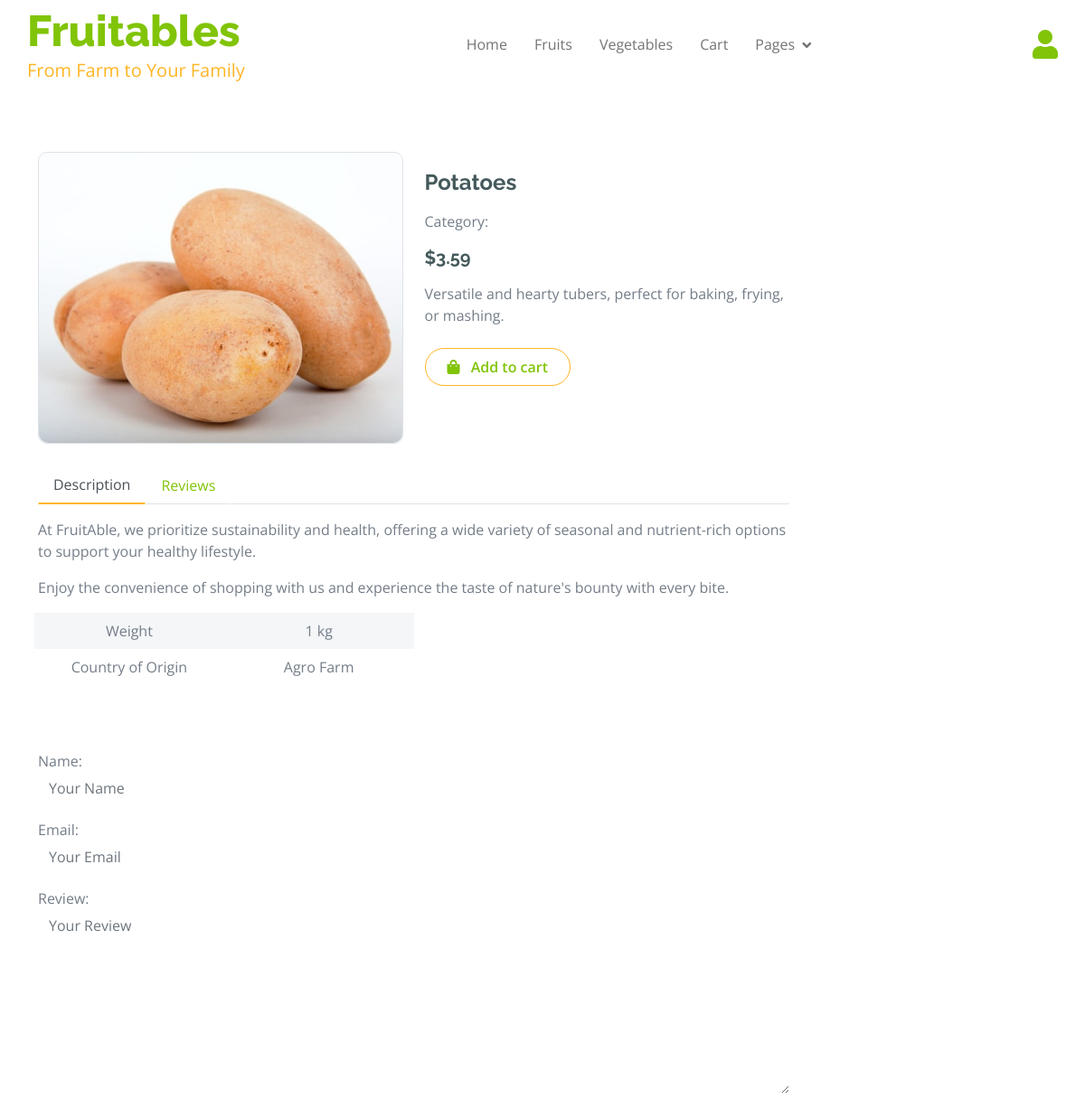
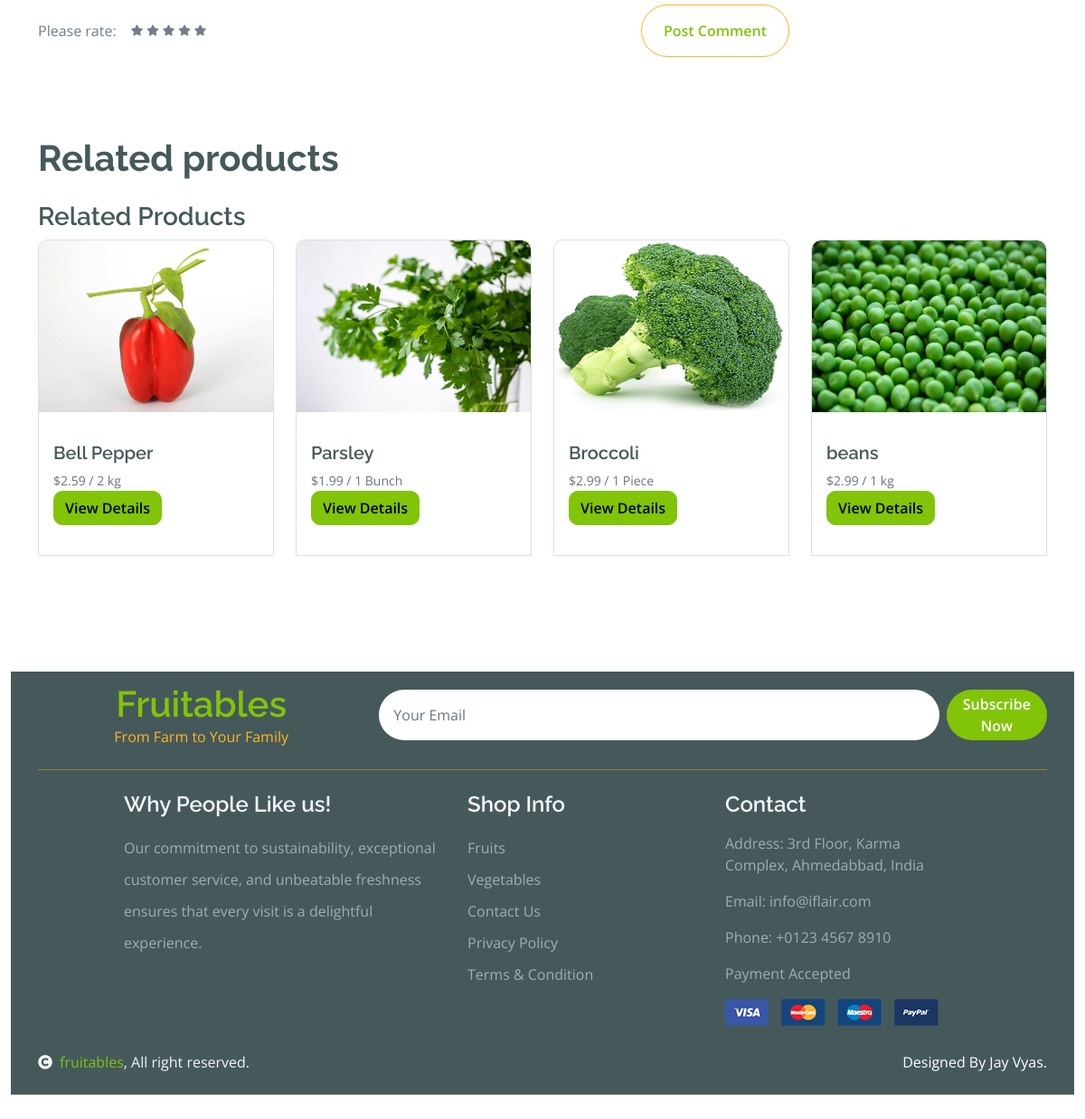
Page /product/9 on the committed database (2 pictures, top to bottom).
### myapp/models.py (models this page shows, shortened)
class Products(models.Model):
    product_id = models.AutoField(primary_key=True)
    name = models.CharField(max_length=255)
    image = models.ImageField(upload_to='products/images/')
    description = models.TextField()
    price = models.DecimalField(max_digits=10, decimal_places=2)
    category1 = models.ForeignKey(Category1, on_delete=models.SET_NULL, null=True, blank=True)
    category2 = models.ForeignKey(Category2, on_delete=models.SET_NULL, null=True, blank=True)
    weight = models.CharField(max_length=50, null=True, blank=True)  # Weight with unit (e.g., "1 kg", "1 piece")
    country = models.CharField(max_length=255, null=True, blank=True)  # Country of origin
    out_of_stock = models.BooleanField(default=False)
    created_at = models.DateTimeField(auto_now_add=True)

### myapp/views.py (the view)
# urls.py: path('product/<int:product_id>', views.product_detail, name='product-detail'),
def product_detail(request, product_id):
    product = get_object_or_404(Products, product_id=product_id)
    category = product.category1
    related_products = Products.objects.filter(category1=category).exclude(product_id=product_id)[:4]
    reviews = Testimonial.objects.filter(rating__gt=3).order_by('?')[:2]
    if request.method == 'POST':
        form = TestimonialForm(request.POST)
        if form.is_valid():
             form.save()
             messages.success(request, 'Thank you for your review! We appreciate your feedback.')
             return redirect('index')
    else:
        form = TestimonialForm()
    return render(request, 'product-detail.html', {
        'product': product,
        'related_products': related_products,
        'form': form,
        'reviews': reviews
    })

### myapp/forms.py (shortened to what this page needs)
class SubscribeForm(forms.Form):
    model = Subscriber
    email = forms.EmailField(
        widget=forms.EmailInput(attrs={
            'class': 'form-control border-0 py-3 px-3 rounded-pill',
            'placeholder': 'Your Email'
        }),
        required=True,
    )

class TestimonialForm(forms.ModelForm):
    class Meta:
        model = Testimonial
        fields = ['name', 'email', 'review', 'rating']
        widgets = {
            'name': forms.TextInput(attrs={'class': 'form-control border-0 me-4', 'placeholder': 'Your Name '}),
            'email': forms.EmailInput(attrs={'class': 'form-control border-0', 'placeholder': 'Your Email '}),
            'review': forms.Textarea(attrs={'class': 'form-control border-0', 'cols': 30, 'rows': 8, 'placeholder': 'Your Review ', 'spellcheck': 'false'}),
            'rating': forms.HiddenInput(attrs={'id': 'rating', 'value': '0'}),
        }

### myapp/context_processors.py (called while the page is built)
def global_context(request):
    return {
        'subscribe_form': SubscribeForm()
    }

def cart_item_count(request):
    if request.user.is_authenticated:
        cart_items = CartItem.objects.filter(user=request.user)
        total_count = sum(item.quantity for item in cart_items)
        return {'cart_item_count': total_count}
    return {'cart_item_count': 0}

### templates/product-detail.html (shortened to what this page needs)
{% extends "base.html" %}
{% load static %}
{% block content %}
<div class="container-fluid py-5 mt-5">
    <div class="container py-5">
        <div class="row g-4 mb-5">
            <div class="col-lg-9 col-xl-9">
                <div class="row g-4">
                    <div class="col-lg-6">
                        <div class="border rounded">
                            <a href="#">
                                <img src="{{ product.image.url }}" class="img-fluid rounded" alt="{{ product.name }}" style="width: 100%; height: auto; max-height: 400px; object-fit: cover;">
                            </a>
                        </div>
                    </div>
                    <div class="col-lg-6 mt-7">
                        <h4 class="fw-bold mb-3" style="margin-top: 20px;">{{ product.name }}</h4>
                        <p class="mb-3">Category: {{ product.get_category_display }}</p>
                        <h5 class="fw-bold mb-3">${{ product.price }}</h5>
                        <p class="mb-4">{{ product.description }}</p>
                        {% if product.out_of_stock %}
                            <button type="button" class="btn border border-secondary rounded-pill px-4 py-2 mb-4 text-secondary" disabled>
                                Out of stock
                            </button>
                        {% else %}
                            <form method="POST" action="{% url 'add-to-cart' product.product_id %}">
                                <button type="submit" class="btn border border-secondary rounded-pill px-4 py-2 mb-4 text-primary">
                                    <i class="fa fa-shopping-bag me-2 text-primary"></i> Add to cart
                                </button>
                            </form>
                        {% endif %}
                    </div>
                    <div class="col-lg-12">
                        <nav>
                            <div class="nav nav-tabs mb-3">
                                <button class="nav-link active border-white border-bottom-0" type="button" role="tab"
                                    id="nav-about-tab" data-bs-toggle="tab" data-bs-target="#nav-about"
                                    aria-controls="nav-about" aria-selected="true">Description</button>
                                <button class="nav-link border-white border-bottom-0" type="button" role="tab"
                                    id="nav-mission-tab" data-bs-toggle="tab" data-bs-target="#nav-mission"
                                    aria-controls="nav-mission" aria-selected="false">Reviews</button>
                            </div>
                        </nav>
                        <div class="tab-content mb-5">
                            <div class="tab-pane active" id="nav-about" role="tabpanel" aria-labelledby="nav-about-tab">
                                <p>At FruitAble, we prioritize sustainability and health, offering a wide variety of seasonal and nutrient-rich options to support your healthy lifestyle.</p>
                                <p> Enjoy the convenience of shopping with us and experience the taste of nature's bounty with every bite.</p>
                                <div class="px-2">
                                    <div class="row g-4">
                                        <div class="col-6">
                                            <div class="row bg-light align-items-center text-center justify-content-center py-2">
                                                <div class="col-6">
                                                    <p class="mb-0">Weight</p>
                                                </div>
                                                <div class="col-6">
                                                    <p class="mb-0">{{ product.weight }}</p>
                                                </div>
                                            </div>
                                            <div class="row text-center align-items-center justify-content-center py-2">
                                                <div class="col-6">
                                                    <p class="mb-0">Country of Origin</p>
                                                </div>
                                                <div class="col-6">
                                                    <p class="mb-0">{{ product.country }}</p>
                                                </div>
                                            </div>
                                        </div>
                                    </div>
                                </div>
                            </div>
                        </div>
                    </div>
                    <form method="post" action="{% url 'product-detail' product.product_id %}">
                        {{ form.as_p }}
                        <div class="row g-4">
                            <div class="col-lg-12">
                                <div class="d-flex justify-content-between py-3 mb-5">
                                    <div class="d-flex align-items-center">
                                        <p class="mb-0 me-3">Please rate:</p>
                                        <div class="d-flex align-items-center" style="font-size: 12px;">
                                            {% for i in "12345" %}
                                                <label for="star{{ i }}" class="me-1" style="cursor: pointer;">
                                                    <i class="fa fa-star" data-value="{{ i }}"></i>
                                                </label>
                                            {% endfor %}
                                        </div>
                                    </div>
                                    <button type="submit" class="btn border border-secondary text-primary rounded-pill px-4 py-3">Post Comment</button>
                                </div>
                            </div>
                        </div>
                    </form>
                </div>
            </div>
        <h1 class="fw-bold mb-0">Related products</h1>
        <div class="col-md-12">
            <h3>Related Products</h3>
            <div class="row no-gutters fruite">
                {% for related_product in related_products %}
                <div class="col-md-3 fruite-item mb-3">
                    <div class="card fruite-img" style="width: 100%; height: 350px;">
                        <img src="{{ related_product.image.url }}" class="fruite-img" alt="{{ related_product.name }}" style="width: 100%; height: 190px; overflow: hidden; flex-shrink: 0;">
                        <div class="card-body" style="height: 120px;">
                            <h5 class="card-title" style="font-size: 1.25rem; margin-top: 17px;">{{ related_product.name }}</h5>
                            <p class="card-text" style="font-size: 0.875rem; color: #6c757d; margin-bottom: 2px; height: 20px; overflow: hidden;">${{ related_product.price }} / {{ related_product.weight }}</p>
                            <a href="{% url 'product-detail' related_product.product_id %}" class="btn btn-primary">View Details</a>
                        </div>
                    </div>
                </div>
                {% empty %}
                <p>No related products available.</p>
                {% endfor %}
            </div>
        </div>
    </div>
</div>
{% endblock %}

### static/css/style.css (style rules this page uses)
.btn { font-weight: 600; transition: .5s; }
.btn.border-secondary { transition: 0.5s; }
.fruite .fruite-item { height: 100%; transition: 0.5s; }
.fruite .fruite-item .fruite-img { overflow: hidden; transition: 0.5s; border-radius: 10px 10px 0 0; }
.fruite .fruite-item .fruite-img img { transition: 0.5s; }
.nav.nav-tabs .nav-link.active { border-bottom: 2px solid var(--bs-secondary) !important; }

### rows in the picture
Products: image (picture), name "Potatoes", price "3.59", description "Versatile and hearty tubers, perfect for baking, frying, or mashing.", weight "1 kg", country "Agro Farm"
Products: image (picture), name "Bell Pepper", price "2.59", weight "2 kg"
Products: image (picture), name "Parsley", price "1.99", weight "1 Bunch"
Products: image (picture), name "Broccoli", price "2.99", weight "1 Piece"
Products: image (picture), name "beans", price "2.99", weight "1 kg"
